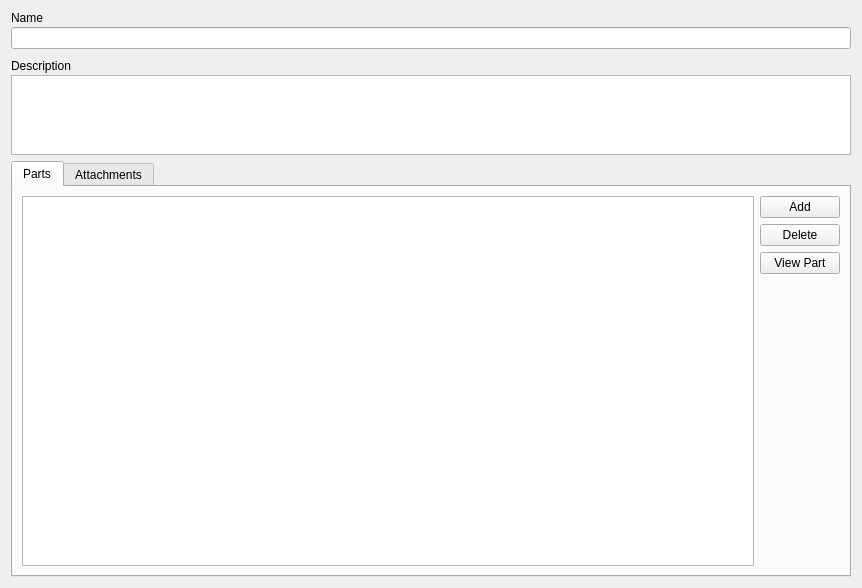
<?xml version="1.0" encoding="UTF-8"?>
<ui version="4.0">
 <class>ProjectEditorForm</class>
 <widget class="QWidget" name="ProjectEditorForm">
  <property name="geometry">
   <rect>
    <x>0</x>
    <y>0</y>
    <width>862</width>
    <height>588</height>
   </rect>
  </property>
  <property name="windowTitle">
   <string>Form</string>
  </property>
  <layout class="QVBoxLayout" name="verticalLayout_4">
   <item>
    <layout class="QVBoxLayout" name="verticalLayout_3">
     <property name="spacing">
      <number>2</number>
     </property>
     <item>
      <widget class="QLabel" name="label_2">
       <property name="text">
        <string>Name</string>
       </property>
       <property name="alignment">
        <set>Qt::AlignBottom|Qt::AlignLeading|Qt::AlignLeft</set>
       </property>
      </widget>
     </item>
     <item>
      <widget class="QLineEdit" name="nameLineEdit"/>
     </item>
     <item>
      <spacer name="verticalSpacer_3">
       <property name="orientation">
        <enum>Qt::Vertical</enum>
       </property>
       <property name="sizeType">
        <enum>QSizePolicy::Minimum</enum>
       </property>
       <property name="sizeHint" stdset="0">
        <size>
         <width>20</width>
         <height>8</height>
        </size>
       </property>
      </spacer>
     </item>
     <item>
      <widget class="QLabel" name="label">
       <property name="text">
        <string>Description</string>
       </property>
       <property name="alignment">
        <set>Qt::AlignBottom|Qt::AlignLeading|Qt::AlignLeft</set>
       </property>
      </widget>
     </item>
     <item>
      <widget class="QPlainTextEdit" name="descriptionTextEdit">
       <property name="sizePolicy">
        <sizepolicy hsizetype="Expanding" vsizetype="Minimum">
         <horstretch>0</horstretch>
         <verstretch>0</verstretch>
        </sizepolicy>
       </property>
       <property name="minimumSize">
        <size>
         <width>0</width>
         <height>32</height>
        </size>
       </property>
       <property name="maximumSize">
        <size>
         <width>16777215</width>
         <height>80</height>
        </size>
       </property>
      </widget>
     </item>
    </layout>
   </item>
   <item>
    <widget class="QTabWidget" name="tabWidget">
     <property name="currentIndex">
      <number>0</number>
     </property>
     <widget class="QWidget" name="tab">
      <attribute name="title">
       <string>Parts</string>
      </attribute>
      <layout class="QHBoxLayout" name="horizontalLayout">
       <item>
        <widget class="QTableView" name="partsTableView">
         <property name="sizePolicy">
          <sizepolicy hsizetype="Expanding" vsizetype="Expanding">
           <horstretch>0</horstretch>
           <verstretch>1</verstretch>
          </sizepolicy>
         </property>
        </widget>
       </item>
       <item>
        <layout class="QVBoxLayout" name="verticalLayout">
         <item>
          <widget class="QPushButton" name="addPartButton">
           <property name="text">
            <string>Add</string>
           </property>
          </widget>
         </item>
         <item>
          <widget class="QPushButton" name="deletePartButton">
           <property name="text">
            <string>Delete</string>
           </property>
          </widget>
         </item>
         <item>
          <widget class="QPushButton" name="viewPartButton">
           <property name="text">
            <string>View Part</string>
           </property>
          </widget>
         </item>
         <item>
          <spacer name="verticalSpacer_2">
           <property name="orientation">
            <enum>Qt::Vertical</enum>
           </property>
           <property name="sizeHint" stdset="0">
            <size>
             <width>20</width>
             <height>40</height>
            </size>
           </property>
          </spacer>
         </item>
        </layout>
       </item>
      </layout>
     </widget>
     <widget class="QWidget" name="tab_2">
      <attribute name="title">
       <string>Attachments</string>
      </attribute>
      <layout class="QHBoxLayout" name="horizontalLayout_2">
       <item>
        <widget class="QTableView" name="attachmentsTableView">
         <property name="sizePolicy">
          <sizepolicy hsizetype="Expanding" vsizetype="Expanding">
           <horstretch>0</horstretch>
           <verstretch>1</verstretch>
          </sizepolicy>
         </property>
        </widget>
       </item>
       <item>
        <layout class="QVBoxLayout" name="verticalLayout_2">
         <item>
          <widget class="QPushButton" name="addAttachmentButton">
           <property name="text">
            <string>Add</string>
           </property>
          </widget>
         </item>
         <item>
          <widget class="QPushButton" name="deleteAttachmentButton">
           <property name="text">
            <string>Delete</string>
           </property>
          </widget>
         </item>
         <item>
          <spacer name="verticalSpacer">
           <property name="orientation">
            <enum>Qt::Vertical</enum>
           </property>
           <property name="sizeHint" stdset="0">
            <size>
             <width>20</width>
             <height>40</height>
            </size>
           </property>
          </spacer>
         </item>
        </layout>
       </item>
      </layout>
     </widget>
    </widget>
   </item>
  </layout>
 </widget>
 <resources/>
 <connections/>
</ui>
